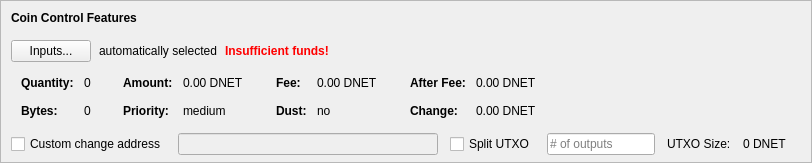
    <widget class="QFrame" name="frameCoinControl">
     <property name="sizePolicy">
      <sizepolicy hsizetype="Expanding" vsizetype="Expanding">
       <horstretch>0</horstretch>
       <verstretch>0</verstretch>
      </sizepolicy>
     </property>
     <property name="maximumSize">
      <size>
       <width>16777215</width>
       <height>16777215</height>
      </size>
     </property>
     <property name="frameShape">
      <enum>QFrame::StyledPanel</enum>
     </property>
     <property name="frameShadow">
      <enum>QFrame::Sunken</enum>
     </property>
     <layout class="QVBoxLayout" name="verticalLayoutCoinControl2">
      <property name="spacing">
       <number>0</number>
      </property>
      <property name="leftMargin">
       <number>0</number>
      </property>
      <property name="topMargin">
       <number>0</number>
      </property>
      <property name="rightMargin">
       <number>0</number>
      </property>
      <property name="bottomMargin">
       <number>6</number>
      </property>
      <item>
       <layout class="QVBoxLayout" name="verticalLayoutCoinControl" stretch="0,0,0,0,1">
        <property name="spacing">
         <number>0</number>
        </property>
        <property name="leftMargin">
         <number>10</number>
        </property>
        <property name="topMargin">
         <number>10</number>
        </property>
        <item>
         <layout class="QHBoxLayout" name="horizontalLayoutCoinControl1">
          <property name="bottomMargin">
           <number>15</number>
          </property>
          <item>
           <widget class="QLabel" name="labelCoinControlFeatures">
            <property name="sizePolicy">
             <sizepolicy hsizetype="Preferred" vsizetype="Maximum">
              <horstretch>0</horstretch>
              <verstretch>0</verstretch>
             </sizepolicy>
            </property>
            <property name="font">
             <font>
              <weight>75</weight>
              <bold>true</bold>
             </font>
            </property>
            <property name="styleSheet">
             <string notr="true">font-weight:bold;</string>
            </property>
            <property name="text">
             <string>Coin Control Features</string>
            </property>
           </widget>
          </item>
         </layout>
        </item>
        <item>
         <layout class="QHBoxLayout" name="horizontalLayoutCoinControl2" stretch="0,0,0,0">
          <property name="spacing">
           <number>8</number>
          </property>
          <property name="bottomMargin">
           <number>10</number>
          </property>
          <item>
           <widget class="QPushButton" name="pushButtonCoinControl">
            <property name="styleSheet">
             <string notr="true"/>
            </property>
            <property name="text">
             <string>Inputs...</string>
            </property>
            <property name="autoDefault">
             <bool>false</bool>
            </property>
           </widget>
          </item>
          <item>
           <widget class="QLabel" name="labelCoinControlAutomaticallySelected">
            <property name="text">
             <string>automatically selected</string>
            </property>
            <property name="margin">
             <number>5</number>
            </property>
           </widget>
          </item>
          <item>
           <widget class="QLabel" name="labelCoinControlInsuffFunds">
            <property name="font">
             <font>
              <weight>75</weight>
              <bold>true</bold>
             </font>
            </property>
            <property name="styleSheet">
             <string notr="true">color:red;font-weight:bold;</string>
            </property>
            <property name="text">
             <string>Insufficient funds!</string>
            </property>
            <property name="margin">
             <number>5</number>
            </property>
           </widget>
          </item>
          <item>
           <spacer name="horizontalSpacerCoinControl">
            <property name="orientation">
             <enum>Qt::Horizontal</enum>
            </property>
            <property name="sizeHint" stdset="0">
             <size>
              <width>40</width>
              <height>1</height>
             </size>
            </property>
           </spacer>
          </item>
         </layout>
        </item>
        <item>
         <widget class="QWidget" name="widgetCoinControl" native="true">
          <property name="sizePolicy">
           <sizepolicy hsizetype="Preferred" vsizetype="Preferred">
            <horstretch>0</horstretch>
            <verstretch>0</verstretch>
           </sizepolicy>
          </property>
          <property name="minimumSize">
           <size>
            <width>0</width>
            <height>0</height>
           </size>
          </property>
          <property name="styleSheet">
           <string notr="true"/>
          </property>
          <layout class="QHBoxLayout" name="horizontalLayoutCoinControl5">
           <property name="leftMargin">
            <number>0</number>
           </property>
           <property name="topMargin">
            <number>0</number>
           </property>
           <property name="rightMargin">
            <number>0</number>
           </property>
           <property name="bottomMargin">
            <number>0</number>
           </property>
           <item>
            <layout class="QHBoxLayout" name="horizontalLayoutCoinControl3" stretch="0,0,0,1">
             <property name="spacing">
              <number>20</number>
             </property>
             <property name="topMargin">
              <number>0</number>
             </property>
             <property name="bottomMargin">
              <number>10</number>
             </property>
             <item>
              <layout class="QFormLayout" name="formLayoutCoinControl1">
               <property name="horizontalSpacing">
                <number>10</number>
               </property>
               <property name="verticalSpacing">
                <number>14</number>
               </property>
               <property name="leftMargin">
                <number>10</number>
               </property>
               <property name="topMargin">
                <number>4</number>
               </property>
               <property name="rightMargin">
                <number>6</number>
               </property>
               <item row="0" column="0">
                <widget class="QLabel" name="labelCoinControlQuantityText">
                 <property name="font">
                  <font>
                   <weight>75</weight>
                   <bold>true</bold>
                  </font>
                 </property>
                 <property name="text">
                  <string>Quantity:</string>
                 </property>
                 <property name="margin">
                  <number>0</number>
                 </property>
                </widget>
               </item>
               <item row="0" column="1">
                <widget class="QLabel" name="labelCoinControlQuantity">
                 <property name="cursor">
                  <cursorShape>IBeamCursor</cursorShape>
                 </property>
                 <property name="contextMenuPolicy">
                  <enum>Qt::ActionsContextMenu</enum>
                 </property>
                 <property name="text">
                  <string notr="true">0</string>
                 </property>
                 <property name="margin">
                  <number>0</number>
                 </property>
                 <property name="textInteractionFlags">
                  <set>Qt::LinksAccessibleByMouse|Qt::TextSelectableByKeyboard|Qt::TextSelectableByMouse</set>
                 </property>
                </widget>
               </item>
               <item row="1" column="0">
                <widget class="QLabel" name="labelCoinControlBytesText">
                 <property name="font">
                  <font>
                   <weight>75</weight>
                   <bold>true</bold>
                  </font>
                 </property>
                 <property name="text">
                  <string>Bytes:</string>
                 </property>
                </widget>
               </item>
               <item row="1" column="1">
                <widget class="QLabel" name="labelCoinControlBytes">
                 <property name="cursor">
                  <cursorShape>IBeamCursor</cursorShape>
                 </property>
                 <property name="contextMenuPolicy">
                  <enum>Qt::ActionsContextMenu</enum>
                 </property>
                 <property name="text">
                  <string notr="true">0</string>
                 </property>
                 <property name="textInteractionFlags">
                  <set>Qt::LinksAccessibleByMouse|Qt::TextSelectableByKeyboard|Qt::TextSelectableByMouse</set>
                 </property>
                </widget>
               </item>
              </layout>
             </item>
             <item>
              <layout class="QFormLayout" name="formLayoutCoinControl2">
               <property name="horizontalSpacing">
                <number>10</number>
               </property>
               <property name="verticalSpacing">
                <number>14</number>
               </property>
               <property name="leftMargin">
                <number>6</number>
               </property>
               <property name="topMargin">
                <number>4</number>
               </property>
               <property name="rightMargin">
                <number>6</number>
               </property>
               <item row="0" column="0">
                <widget class="QLabel" name="labelCoinControlAmountText">
                 <property name="font">
                  <font>
                   <weight>75</weight>
                   <bold>true</bold>
                  </font>
                 </property>
                 <property name="text">
                  <string>Amount:</string>
                 </property>
                 <property name="margin">
                  <number>0</number>
                 </property>
                </widget>
               </item>
               <item row="0" column="1">
                <widget class="QLabel" name="labelCoinControlAmount">
                 <property name="cursor">
                  <cursorShape>IBeamCursor</cursorShape>
                 </property>
                 <property name="contextMenuPolicy">
                  <enum>Qt::ActionsContextMenu</enum>
                 </property>
                 <property name="text">
                  <string notr="true">0.00 DNET</string>
                 </property>
                 <property name="textInteractionFlags">
                  <set>Qt::LinksAccessibleByMouse|Qt::TextSelectableByKeyboard|Qt::TextSelectableByMouse</set>
                 </property>
                </widget>
               </item>
               <item row="1" column="0">
                <widget class="QLabel" name="labelCoinControlPriorityText">
                 <property name="font">
                  <font>
                   <weight>75</weight>
                   <bold>true</bold>
                  </font>
                 </property>
                 <property name="text">
                  <string>Priority:</string>
                 </property>
                </widget>
               </item>
               <item row="1" column="1">
                <widget class="QLabel" name="labelCoinControlPriority">
                 <property name="cursor">
                  <cursorShape>IBeamCursor</cursorShape>
                 </property>
                 <property name="contextMenuPolicy">
                  <enum>Qt::ActionsContextMenu</enum>
                 </property>
                 <property name="text">
                  <string>medium</string>
                 </property>
                 <property name="textInteractionFlags">
                  <set>Qt::LinksAccessibleByMouse|Qt::TextSelectableByKeyboard|Qt::TextSelectableByMouse</set>
                 </property>
                </widget>
               </item>
              </layout>
             </item>
             <item>
              <layout class="QFormLayout" name="formLayoutCoinControl3">
               <property name="horizontalSpacing">
                <number>10</number>
               </property>
               <property name="verticalSpacing">
                <number>14</number>
               </property>
               <property name="leftMargin">
                <number>6</number>
               </property>
               <property name="topMargin">
                <number>4</number>
               </property>
               <property name="rightMargin">
                <number>6</number>
               </property>
               <item row="0" column="0">
                <widget class="QLabel" name="labelCoinControlFeeText">
                 <property name="font">
                  <font>
                   <weight>75</weight>
                   <bold>true</bold>
                  </font>
                 </property>
                 <property name="text">
                  <string>Fee:</string>
                 </property>
                 <property name="margin">
                  <number>0</number>
                 </property>
                </widget>
               </item>
               <item row="0" column="1">
                <widget class="QLabel" name="labelCoinControlFee">
                 <property name="cursor">
                  <cursorShape>IBeamCursor</cursorShape>
                 </property>
                 <property name="contextMenuPolicy">
                  <enum>Qt::ActionsContextMenu</enum>
                 </property>
                 <property name="text">
                  <string notr="true">0.00 DNET</string>
                 </property>
                 <property name="textInteractionFlags">
                  <set>Qt::LinksAccessibleByMouse|Qt::TextSelectableByKeyboard|Qt::TextSelectableByMouse</set>
                 </property>
                </widget>
               </item>
               <item row="1" column="0">
                <widget class="QLabel" name="labelCoinControlLowOutputText">
                 <property name="font">
                  <font>
                   <weight>75</weight>
                   <bold>true</bold>
                  </font>
                 </property>
                 <property name="text">
                  <string>Dust:</string>
                 </property>
                </widget>
               </item>
               <item row="1" column="1">
                <widget class="QLabel" name="labelCoinControlLowOutput">
                 <property name="cursor">
                  <cursorShape>IBeamCursor</cursorShape>
                 </property>
                 <property name="contextMenuPolicy">
                  <enum>Qt::ActionsContextMenu</enum>
                 </property>
                 <property name="text">
                  <string>no</string>
                 </property>
                 <property name="textInteractionFlags">
                  <set>Qt::LinksAccessibleByMouse|Qt::TextSelectableByKeyboard|Qt::TextSelectableByMouse</set>
                 </property>
                </widget>
               </item>
              </layout>
             </item>
             <item>
              <layout class="QFormLayout" name="formLayoutCoinControl4">
               <property name="horizontalSpacing">
                <number>10</number>
               </property>
               <property name="verticalSpacing">
                <number>14</number>
               </property>
               <property name="leftMargin">
                <number>6</number>
               </property>
               <property name="topMargin">
                <number>4</number>
               </property>
               <property name="rightMargin">
                <number>6</number>
               </property>
               <item row="0" column="0">
                <widget class="QLabel" name="labelCoinControlAfterFeeText">
                 <property name="font">
                  <font>
                   <weight>75</weight>
                   <bold>true</bold>
                  </font>
                 </property>
                 <property name="text">
                  <string>After Fee:</string>
                 </property>
                 <property name="margin">
                  <number>0</number>
                 </property>
                </widget>
               </item>
               <item row="0" column="1">
                <widget class="QLabel" name="labelCoinControlAfterFee">
                 <property name="cursor">
                  <cursorShape>IBeamCursor</cursorShape>
                 </property>
                 <property name="contextMenuPolicy">
                  <enum>Qt::ActionsContextMenu</enum>
                 </property>
                 <property name="text">
                  <string notr="true">0.00 DNET</string>
                 </property>
                 <property name="textInteractionFlags">
                  <set>Qt::LinksAccessibleByMouse|Qt::TextSelectableByKeyboard|Qt::TextSelectableByMouse</set>
                 </property>
                </widget>
               </item>
               <item row="1" column="0">
                <widget class="QLabel" name="labelCoinControlChangeText">
                 <property name="font">
                  <font>
                   <weight>75</weight>
                   <bold>true</bold>
                  </font>
                 </property>
                 <property name="text">
                  <string>Change:</string>
                 </property>
                </widget>
               </item>
               <item row="1" column="1">
                <widget class="QLabel" name="labelCoinControlChange">
                 <property name="cursor">
                  <cursorShape>IBeamCursor</cursorShape>
                 </property>
                 <property name="contextMenuPolicy">
                  <enum>Qt::ActionsContextMenu</enum>
                 </property>
                 <property name="text">
                  <string notr="true">0.00 DNET</string>
                 </property>
                 <property name="textInteractionFlags">
                  <set>Qt::LinksAccessibleByMouse|Qt::TextSelectableByKeyboard|Qt::TextSelectableByMouse</set>
                 </property>
                </widget>
               </item>
              </layout>
             </item>
            </layout>
           </item>
          </layout>
         </widget>
        </item>
        <item>
         <layout class="QHBoxLayout" name="horizontalLayoutCoinControl4" stretch="0,0,0,0,0,0,0">
          <property name="spacing">
           <number>12</number>
          </property>
          <property name="sizeConstraint">
           <enum>QLayout::SetDefaultConstraint</enum>
          </property>
          <property name="topMargin">
           <number>5</number>
          </property>
          <property name="rightMargin">
           <number>5</number>
          </property>
          <item>
           <widget class="QCheckBox" name="checkBoxCoinControlChange">
            <property name="toolTip">
             <string>If this is activated, but the change address is empty or invalid, change will be sent to a newly generated address.</string>
            </property>
            <property name="text">
             <string>Custom change address</string>
            </property>
           </widget>
          </item>
          <item>
           <widget class="QValidatedLineEdit" name="lineEditCoinControlChange">
            <property name="enabled">
             <bool>false</bool>
            </property>
            <property name="sizePolicy">
             <sizepolicy hsizetype="Expanding" vsizetype="Fixed">
              <horstretch>0</horstretch>
              <verstretch>0</verstretch>
             </sizepolicy>
            </property>
           </widget>
          </item>
          <item>
           <widget class="QCheckBox" name="splitBlockCheckBox">
            <property name="text">
             <string>Split UTXO</string>
            </property>
           </widget>
          </item>
          <item>
           <widget class="QLineEdit" name="splitBlockLineEdit">
            <property name="sizePolicy">
             <sizepolicy hsizetype="Fixed" vsizetype="Fixed">
              <horstretch>50</horstretch>
              <verstretch>0</verstretch>
             </sizepolicy>
            </property>
            <property name="placeholderText">
             <string># of outputs</string>
            </property>
           </widget>
          </item>
          <item>
           <widget class="QLabel" name="labelBlockSizeText">
            <property name="text">
             <string>UTXO Size:</string>
            </property>
           </widget>
          </item>
          <item>
           <widget class="QLabel" name="labelBlockSize">
            <property name="text">
             <string>0 DNET</string>
            </property>
           </widget>
          </item>
          <item>
           <widget class="QLabel" name="labelCoinControlChangeLabel">
            <property name="sizePolicy">
             <sizepolicy hsizetype="Preferred" vsizetype="Expanding">
              <horstretch>0</horstretch>
              <verstretch>0</verstretch>
             </sizepolicy>
            </property>
            <property name="minimumSize">
             <size>
              <width>0</width>
              <height>0</height>
             </size>
            </property>
            <property name="text">
             <string/>
            </property>
            <property name="margin">
             <number>3</number>
            </property>
           </widget>
          </item>
         </layout>
        </item>
        <item>
         <spacer name="verticalSpacerCoinControl">
          <property name="orientation">
           <enum>Qt::Vertical</enum>
          </property>
          <property name="sizeHint" stdset="0">
           <size>
            <width>800</width>
            <height>1</height>
           </size>
          </property>
         </spacer>
        </item>
       </layout>
      </item>
     </layout>
    </widget>
